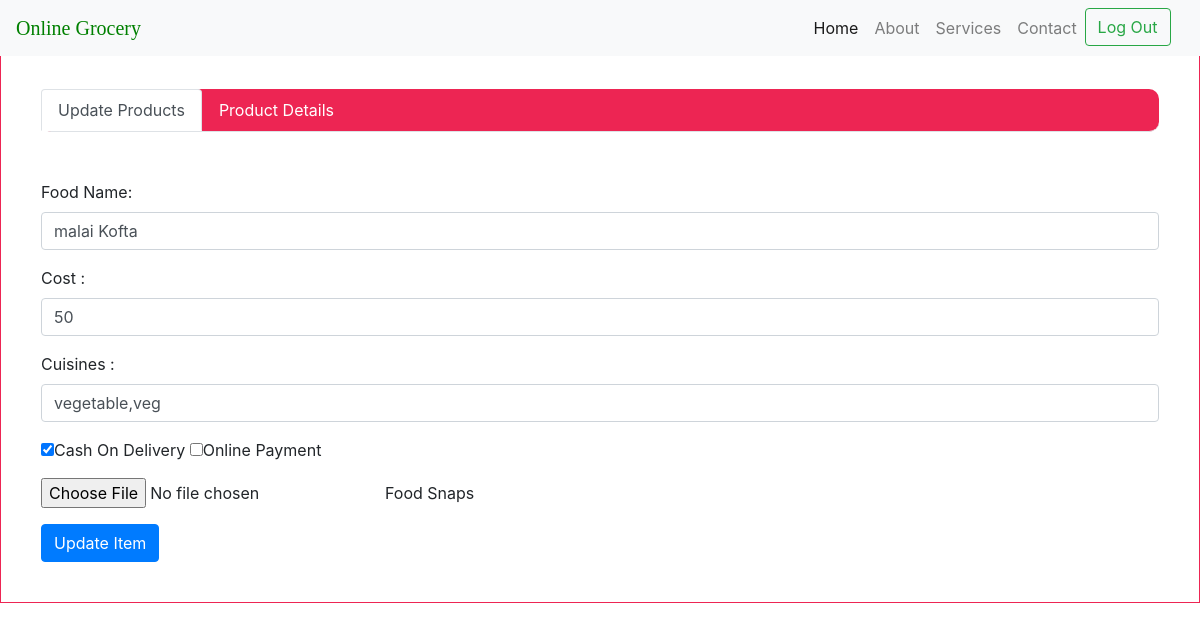
The page /update.php?food_id=2 (signed in) on the database its author committed.
### tables this page shows
CREATE TABLE `tbfood` (
  `food_id` int(11) NOT NULL,
  `fldvendor_id` int(11) NOT NULL,
  `foodname` varchar(100) NOT NULL,
  `cost` bigint(15) NOT NULL,
  `cuisines` varchar(50) NOT NULL,
  `paymentmode` varchar(50) NOT NULL,
  `fldimage` varchar(1000) NOT NULL
);

### update.php (the view, shortened to what this page needs)
<?php
include("connection.php");
extract($_REQUEST);
if(isset($_SESSION['id']))
{
if(!empty($_GET['food_id']))
{
	$food_id=$_GET['food_id'];
	$query=mysqli_query($con,"select * from tbfood   where food_id='$food_id'");
if(mysqli_num_rows($query))
{
	 $row=mysqli_fetch_array($query);
     $rfoodname=$row['foodname'];
     $rcost=$row['cost'];
     $rcuisines=$row['cuisines'];
     $rpaymentmode=$row['paymentmode'];
}
else
{
	header("location:food.php");
}
}
else
{
	header("location:food.php");
}
}
else
{
	header("location:vendor_login.php");
}
?>
<!DOCTYPE html>
<html lang="en">
<head>
  <link rel="stylesheet" href="https://maxcdn.bootstrapcdn.com/bootstrap/4.3.1/css/bootstrap.min.css">
     <link rel="stylesheet" href="path/to/font-awesome/css/font-awesome.min.css">
	 <link rel="stylesheet" href="https://use.fontawesome.com/releases/v5.8.1/css/all.css">
</head>
<body>
<nav class="navbar navbar-expand-lg navbar-light bg-light fixed-top">
    <a class="navbar-brand" href="../index.php"><span style="color:green;font-family: 'Permanent Marker', cursive;">Online Grocery</span></a>
    <div class="collapse navbar-collapse" id="navbarResponsive">
      <ul class="navbar-nav ml-auto">
        <li class="nav-item active">
          <a class="nav-link" href="index.php">Home
              </a>
        </li>
        <li class="nav-item">
          <a class="nav-link" href="aboutus.php">About</a>
        </li>
        <li class="nav-item">
          <a class="nav-link" href="services.php">Services</a>
        </li>
        <li class="nav-item">
          <a class="nav-link" href="contact.php">Contact</a>
        </li>
		<li class="nav-item">
		  <form method="post">
          <?php
			if(empty($_SESSION['id']))
			{
			?>
		   <button class="btn btn-outline-danger my-2 my-sm-0" name="login">Log In</button>&nbsp;&nbsp;&nbsp;
            <?php
			}
			else
			{
			?>
			<button class="btn btn-outline-success my-2 my-sm-0" name="logout" type="submit">Log Out</button>&nbsp;&nbsp;&nbsp;
			<?php
			}
			?>
			</form>
        </li>
      </ul>
    </div>
</nav>
<br><br>
<div class="middle" style=" position:fixed; padding:40px; border:1px solid #ED2553;  width:100%;">
	   <ul class="nav nav-tabs nabbar_inverse" id="myTab" style="background:#ED2553;border-radius:10px 10px 10px 10px;" role="tablist">
          <li class="nav-item">
             <a class="nav-link active" id="home-tab" data-toggle="tab" href="#viewitem" role="tab" aria-controls="home" aria-selected="true">Update Products</a>
          </li>
              <a class="nav-link" style="color:white;" id="profile-tab"  aria-selected="false">Product Details</a>
       </ul>
	   <br><br>
	   <div class="tab-content" id="myTabContent">
            <div class="tab-pane fade show active" id="viewitem" role="tabpanel" aria-labelledby="home-tab">
                        <form action="" method="post" enctype="multipart/form-data">
                                     <div class="form-group">
                                     <label for="food_name">Food Name:</label>
                                            <input type="text" class="form-control" id="food_name" value="<?php if(isset($rfoodname)) { echo $rfoodname;}?>" placeholder="Enter Food Name" name="food_name" required>
                                     </div>
                                     <div class="form-group">
                                            <label for="cost">Cost :</label>
                                            <input type="number" class="form-control" id="cost"  value="<?php if(isset($rcost)) { echo $rcost;}?>" placeholder="10000" name="cost" required>
                                     </div>
	                                 <div class="form-group">
                                            <label for="cuisines">Cuisines :</label>
                                            <input type="text" class="form-control" id="cuisines" value="<?php if(isset($rcuisines)) { echo $rcuisines;}?>" placeholder="Enter Cuisines" name="cuisines" required>
                                    </div>
							        <div class="form-group">
									<?php
			                          $pay=explode(",",$rpaymentmode);
			                           ?>
                                         <input type="checkbox" <?php if(in_array("COD",$pay)) { echo "checked"; } ?> name="chk[]" value="COD"/>Cash On Delivery
			                             <input type="checkbox" <?php if(in_array("Online Payment",$pay)) { echo "checked"; } ?> name="chk[]" value="Online Payment"/>Online Payment
								         <br>
			      			        </div>
	                                <div class="form-group">
                                         <input type="file" accept="image/*" name="food_pic"/>Food Snaps
                                    </div>
                                    <button type="submit" name="update" class="btn btn-primary">Update Item</button>
									<br>
                               </form>
	        </div>
	  </div>
	</div>
</body>
</html>

### update.php (style rules this page uses)
ul li a { color:white;padding:40px; }

### rows shown on the page
tbfood: food_name "malai Kofta", cost "50", cuisines "vegetable,veg", paymentmode "☑"
